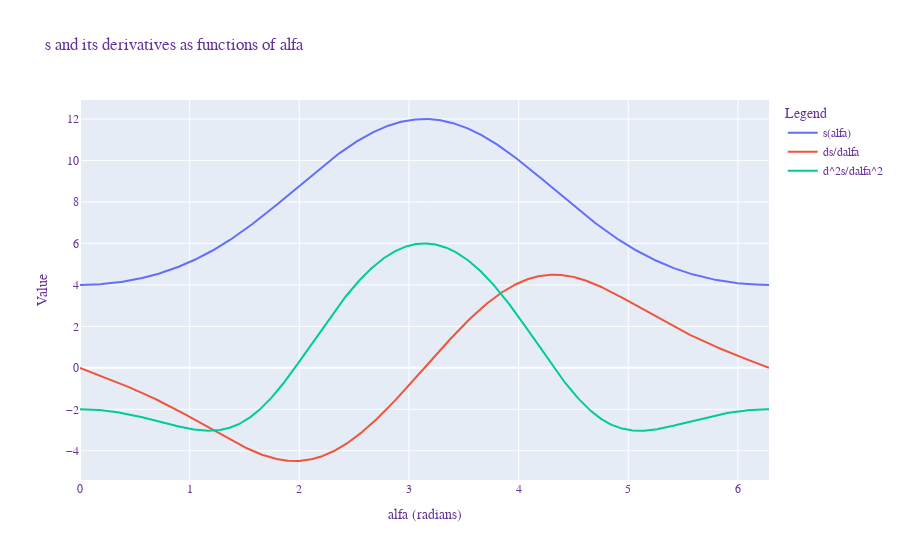

This figure's notebook cell:
### Code cell
import numpy as np
from sympy import symbols, sin, cos, lambdify, asin, pi
import plotly.graph_objects as go

# Define the symbolic variables
alfa = symbols('alfa')
l2 = 4
l3 = 8

# Define beta in terms of alfa
beta_expr = asin(sin(alfa)/2) + pi

# Define s in terms of alfa using the given equations
s_expr = l2 * cos(alfa) + l3 * cos(beta_expr)

# Calculate the first and second derivatives of s with respect to alfa
ds_dalfa_symbolic = s_expr.diff(alfa)
d2s_dalfa2_symbolic = ds_dalfa_symbolic.diff(alfa)

# Convert symbolic expressions to functions that can be evaluated with numpy arrays
s_function = lambdify(alfa, s_expr, "numpy")
ds_dalfa_function = lambdify(alfa, ds_dalfa_symbolic, "numpy")
d2s_dalfa2_function = lambdify(alfa, d2s_dalfa2_symbolic, "numpy")

# Generate alfa values and evaluate functions
alfa_values_symbolic = np.linspace(0, 2*np.pi, 1000)
s_values_symbolic = s_function(alfa_values_symbolic)
ds_dalfa_values = ds_dalfa_function(alfa_values_symbolic)
d2s_dalfa2_values = d2s_dalfa2_function(alfa_values_symbolic)

# Create Plotly plots
fig = go.Figure()

# Plot s as a function of alfa
fig.add_trace(go.Scatter(x=alfa_values_symbolic, y=abs(s_values_symbolic), mode='lines', name='s(alfa)'))

# Plot the first derivative of s with respect to alfa
fig.add_trace(go.Scatter(x=alfa_values_symbolic, y=ds_dalfa_values, mode='lines', name="ds/dalfa"))

# Plot the second derivative of s with respect to alfa
fig.add_trace(go.Scatter(x=alfa_values_symbolic, y=d2s_dalfa2_values, mode='lines', name="d^2s/dalfa^2"))

# Set layout attributes
fig.update_layout(
    title="s and its derivatives as functions of alfa",
    xaxis_title="alfa (radians)",
    yaxis_title="Value",
    legend_title="Legend",
    font=dict(family="Courier New, monospace", size=12, color="RebeccaPurple")
)

fig.show()

### Figure 1 — Plotly figure (JSON) as saved in the notebook; plotly's stock layout.template omitted (floating-point values rounded to 4 significant figures; data arrays with more than 128 entries replaced by an {"elided": "..."} marker saying what was removed)
{"data": [{"mode": "lines", "name": "s(alfa)", "type": "scatter", "x": {"elided": "1000 float values"}, "y": {"elided": "1000 float values"}}, {"mode": "lines", "name": "ds/dalfa", "type": "scatter", "x": {"elided": "1000 float values"}, "y": {"elided": "1000 float values"}}, {"mode": "lines", "name": "d^2s/dalfa^2", "type": "scatter", "x": {"elided": "1000 float values"}, "y": {"elided": "1000 float values"}}], "layout": {"font": {"color": "RebeccaPurple", "family": "Courier New, monospace", "size": 12}, "legend": {"title": {"text": "Legend"}}, "title": {"text": "s and its derivatives as functions of alfa"}, "xaxis": {"title": {"text": "alfa (radians)"}}, "yaxis": {"title": {"text": "Value"}}}}
